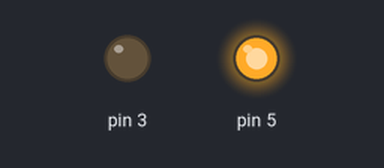
A sketch run on a simulated Arduino Uno, built with avr-gcc and run on an emulated ATmega328P. On the bench: output pins drawn as LEDs (lit = HIGH).

Above: at 0.05 s.
At 5.0 s:
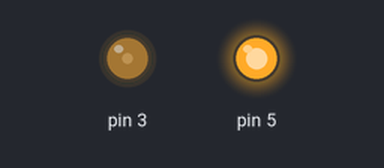
At 10.0 s:
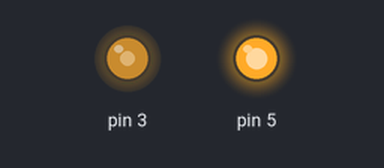
Timing chart, 0 to 13.0 s (numbered marks = the images above):
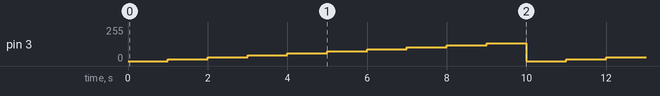

The sketch:

sketch_jun20c.ino
```cpp
void setup() {
  // put your setup code here, to run once:
  pinMode(5, OUTPUT);
  digitalWrite(5, HIGH);


}

void loop() {
  // put your main code here, to run repeatedly:
  for(int i =0; i < 10; i++){
    analogWrite(3, 15 * i);
    delay(1000);
  }
}
```

Measured:
- by itself, pin 3: repeats every 10.0 s: 30/255 1.0 s, 45/255 1.0 s, 60/255 1.0 s, 75/255 1.0 s, 90/255 1.0 s, 105/255 1.0 s, 120/255 1.0 s, 135/255 1.0 s, 0/255 1.0 s, 15/255 1.0 s
